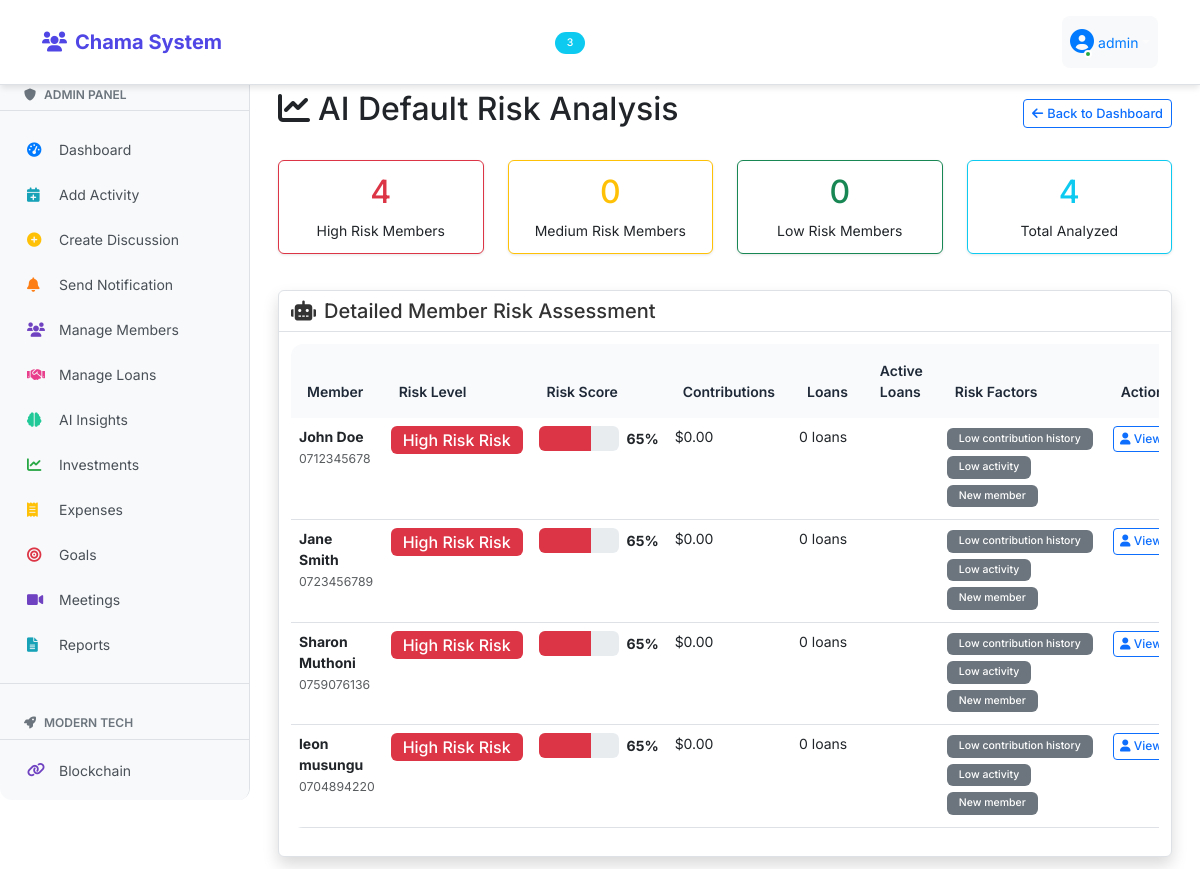
/admin/risk-analysis (signed in), run on the app's committed database.
### fixed_app.py (models this page shows, shortened)
class User(db.Model, UserMixin):
    id = db.Column(db.Integer, primary_key=True)
    username = db.Column(db.String(80), unique=True, nullable=False)
    password = db.Column(db.String(200), nullable=False)
    is_admin = db.Column(db.Boolean, default=False)
    last_seen = db.Column(db.DateTime, default=datetime.utcnow)
    is_online = db.Column(db.Boolean, default=False)
    members = db.relationship('Member', backref='user', lazy=True)

class Member(db.Model):
    id = db.Column(db.Integer, primary_key=True)
    name = db.Column(db.String(100), nullable=False)
    phone = db.Column(db.String(20), nullable=False, unique=True)
    email = db.Column(db.String(100))
    join_date = db.Column(db.DateTime, default=datetime.utcnow)
    status = db.Column(db.String(20), default='Active')
    user_id = db.Column(db.Integer, db.ForeignKey('user.id'))

### fixed_app.py (the view)
@app.route('/admin/risk-analysis')
@login_required
@admin_required
def admin_risk_analysis():
    risk_analysis = calculate_risk_analysis()
    return render_template('admin/risk_analysis.html', risk_analysis=risk_analysis)

### fixed_app.py (called while the page is built)
@login_manager.user_loader
def load_user(user_id):
    return db.session.get(User, int(user_id))

@app.context_processor
def inject_counts():
    if current_user.is_authenticated:
        unread_count = Notification.query.filter_by(user_id=current_user.id, is_read=False).count()
        discussion_count = Discussion.query.count()
        return dict(unread_notifications_count=unread_count, discussion_count=discussion_count)
    return dict(unread_notifications_count=0, discussion_count=0)

def admin_required(f):
    @wraps(f)
    def decorated_function(*args, **kwargs):
        if not current_user.is_admin:
            return render_template('access_denied.html'), 403
        return f(*args, **kwargs)
    return decorated_function

### templates/admin/risk_analysis.html (shortened to what this page needs)
{% extends "base.html" %}
{% block content %}
<div class="container-fluid">
    <div class="d-flex justify-content-between align-items-center mb-4">
        <h2><i class="fas fa-chart-line me-2"></i>AI Default Risk Analysis</h2>
        <a href="{{ url_for('admin_dashboard') }}" class="btn btn-outline-primary">
            <i class="fas fa-arrow-left me-1"></i>Back to Dashboard
        </a>
    </div>
    <div class="row mb-4">
        <div class="col-md-3">
            <div class="card border-danger">
                <div class="card-body text-center">
                    <h2 class="text-danger">{{ risk_analysis.summary.high_risk }}</h2>
                    <p class="mb-0">High Risk Members</p>
                </div>
            </div>
        </div>
        <div class="col-md-3">
            <div class="card border-warning">
                <div class="card-body text-center">
                    <h2 class="text-warning">{{ risk_analysis.summary.medium_risk }}</h2>
                    <p class="mb-0">Medium Risk Members</p>
                </div>
            </div>
        </div>
        <div class="col-md-3">
            <div class="card border-success">
                <div class="card-body text-center">
                    <h2 class="text-success">{{ risk_analysis.summary.low_risk }}</h2>
                    <p class="mb-0">Low Risk Members</p>
                </div>
            </div>
        </div>
        <div class="col-md-3">
            <div class="card border-info">
                <div class="card-body text-center">
                    <h2 class="text-info">{{ risk_analysis.summary.total_analyzed }}</h2>
                    <p class="mb-0">Total Analyzed</p>
                </div>
            </div>
        </div>
    </div>
    <div class="card shadow">
        <div class="card-header bg-primary text-white">
            <h5 class="mb-0"><i class="fas fa-robot me-2"></i>Detailed Member Risk Assessment</h5>
        </div>
        <div class="card-body">
            <div class="table-responsive">
                <table class="table table-hover">
                    <thead class="table-dark">
                        <tr>
                            <th>Member</th>
                            <th>Risk Level</th>
                            <th>Risk Score</th>
                            <th>Contributions</th>
                            <th>Loans</th>
                            <th>Active Loans</th>
                            <th>Risk Factors</th>
                            <th>Actions</th>
                        </tr>
                    </thead>
                    <tbody>
                        {% for prediction in risk_analysis.predictions %}
                        <tr class="{% if prediction.risk_level == 'High' %}table-danger{% elif prediction.risk_level == 'Medium' %}table-warning{% endif %}">
                            <td>
                                <strong>{{ prediction.member.name }}</strong>
                                <br><small class="text-muted">{{ prediction.member.phone }}</small>
                            </td>
                            <td>
                                <span class="badge bg-{{ prediction.risk_color }} fs-6">
                                    {{ prediction.risk_level }} Risk
                                </span>
                            </td>
                            <td>
                                <div class="d-flex align-items-center">
                                    <div class="progress me-2" style="width: 80px; height: 25px;">
                                        <div class="progress-bar bg-{{ prediction.risk_color }}"
                                             style="width: {{ prediction.risk_score }}%">
                                        </div>
                                    </div>
                                    <span class="fw-bold">{{ prediction.risk_score }}%</span>
                                </div>
                            </td>
                            <td>${{ "%.2f"|format(prediction.total_contributions) }}</td>
                            <td>{{ prediction.loan_count }} loans</td>
                            <td>
                            </td>
                            <td>
                                {% for factor in prediction.risk_factors %}
                                    <span class="badge bg-secondary me-1 mb-1">{{ factor }}</span>
                                {% endfor %}
                            </td>
                            <td>
                                {% if prediction.risk_level == 'High' %}
                                    <button class="btn btn-sm btn-warning" onclick="reviewMember({{ prediction.member.id }})">
                                        <i class="fas fa-eye"></i> Review
                                    </button>
                                {% else %}
                                    <button class="btn btn-sm btn-outline-primary" onclick="viewMember({{ prediction.member.id }})">
                                        <i class="fas fa-user"></i> View
                                    </button>
                                {% endif %}
                            </td>
                        </tr>
                        {% endfor %}
                    </tbody>
                </table>
            </div>
        </div>
    </div>
</div>
{% endblock %}

### templates/navbar.html (shortened to what this page needs)
<nav class="navbar navbar-expand-lg navbar-dark bg-primary">
    <div class="container">
        <a class="navbar-brand" href="{{ url_for('index') }}">
            <i class="fas fa-users me-2"></i>Chama System
        </a>
        <div class="collapse navbar-collapse" id="navbarNav">
            {% if current_user.is_authenticated %}
            <ul class="navbar-nav me-auto">
                <li class="nav-item">
                    <a class="nav-link {% if request.path == url_for('index') %}active{% endif %}" href="{{ url_for('index') }}">
                        <i class="fas fa-home me-1"></i>Home
                    </a>
                </li>
                <li class="nav-item">
                    <a class="nav-link {% if request.path == url_for('contributions') %}active{% endif %}" href="{{ url_for('contributions') }}">
                        <i class="fas fa-money-bill-wave me-1"></i>Contributions
                    </a>
                </li>
                <li class="nav-item">
                    <a class="nav-link {% if request.path == url_for('discussions') %}active{% endif %}" href="{{ url_for('discussions') }}">
                        <i class="fas fa-comments me-1"></i>Discussions
                        {% if discussion_count > 0 %}
                            <span class="badge bg-info rounded-pill ms-1">{{ discussion_count }}</span>
                        {% endif %}
                    </a>
                </li>
                <li class="nav-item dropdown">
                    <a class="nav-link dropdown-toggle" href="#" id="menuDropdown" role="button" data-bs-toggle="dropdown">
                        <i class="fas fa-bars me-1"></i>Menu
                    </a>
                </li>
                {% if current_user.is_admin %}
                <li class="nav-item dropdown">
                    <a class="nav-link dropdown-toggle" href="#" id="adminDropdown" role="button" data-bs-toggle="dropdown">
                        <i class="fas fa-shield-alt me-1"></i>Admin
                    </a>
                </li>
                {% endif %}
            </ul>
            <ul class="navbar-nav">
                <li class="nav-item dropdown">
                    <a class="nav-link dropdown-toggle user-dropdown" href="#" id="navbarDropdown" role="button"
                       data-bs-toggle="dropdown" aria-expanded="false">
                        <div class="user-avatar">
                            <i class="fas fa-user-circle"></i>
                            <span class="online-dot"></span>
                        </div>
                        <span class="ms-1" style="color: #007bff;">{{ current_user.username }}</span>
                    </a>
                </li>
            </ul>
            {% endif %}
        </div>
    </div>
</nav>

### static/modern-ui.css (style rules this page uses)
:root { --primary: #4f46e5; --secondary: #6b7280; --success: #10b981; --warning: #f59e0b; --danger: #ef4444; --info: #3b82f6; --light: #f8fafc; --dark: #1f2937; --border-radius: 12px; --shadow: 0 4px 6px -1px rgba(0, 0, 0, 0.1); --shadow-lg: 0 10px 15px -3px rgba(0, 0, 0, 0.1); }
body { font-family: 'Inter', -apple-system, BlinkMacSystemFont, sans-serif; background: white; min-height: 100vh; }
.card { border: none; border-radius: var(--border-radius); box-shadow: var(--shadow); transition: all 0.3s ease; }
.card-header { background: white; border-bottom: 1px solid #e5e7eb; border-radius: var(--border-radius) var(--border-radius) 0 0 !important; padding: 1.25rem; }
.card-body { padding: 1.5rem; }
.btn { border-radius: 8px; font-weight: 500; padding: 0.5rem 1rem; transition: all 0.2s ease; }
.navbar { background: white !important; box-shadow: var(--shadow); padding: 1rem 0; }
.navbar-brand { font-weight: 700; color: var(--primary) !important; }
.table { border-radius: var(--border-radius); overflow: hidden; }
.table thead th { background: var(--light); border: none; font-weight: 600; color: var(--dark); padding: 1rem; }
.badge { border-radius: 6px; font-weight: 500; padding: 0.375rem 0.75rem; }

### templates/base.html (style rules this page uses)
body { background-color: white; font-size: 14px; }
.navbar { position: fixed; top: 0; left: 0; right: 0; z-index: 1030; margin-bottom: 0; background-color: white !important; border-bottom: 1px solid #dee2e6; }
.card-header.bg-primary, .bg-primary { background-color: white !important; color: #333 !important; border-bottom: 1px solid #dee2e6; }
.user-dropdown { background-color: #f8f9fa !important; border-radius: 8px; padding: 0.5rem 1rem; }
body { padding-top: 70px; }
.btn { padding: 0.25rem 0.5rem; font-size: 0.8rem; min-height: auto; border-radius: 0.25rem; }
.btn-sm { padding: 0.2rem 0.4rem; font-size: 0.75rem; }
.card { border-radius: 0.375rem !important; border: 1px solid #dee2e6; margin-bottom: 0.75rem; box-shadow: 0 1px 3px rgba(0,0,0,0.1); max-width: 400px; }
.container-fluid .card, .main-content .card:not(.auth-card) { max-width: 100%; }
.card-body { padding: 0.75rem; }
.card-header { padding: 0.5rem 0.75rem; background-color: #f8f9fa; border-bottom: 1px solid #dee2e6; font-weight: 600; font-size: 0.9rem; }
.card-header:nth-child(1) { background-color: rgba(0,123,255,0.1); }
.card:nth-child(3) .card-header { background-color: rgba(255,193,7,0.1); }

### templates/navbar.html (style rules this page uses)
.user-dropdown { display: flex; align-items: center; }
.user-avatar { position: relative; display: inline-block; color: #007bff; font-size: 1.5rem; }
.online-dot { position: absolute; bottom: 2px; right: 2px; width: 8px; height: 8px; background-color: #28a745; border: 2px solid white; border-radius: 50%; animation: pulse-dot 2s infinite; }

### templates/admin/risk_analysis.html (style rules this page uses)
.fs-6 { font-size: 0.875rem; }
.progress { background-color: #e9ecef; }

### data on the page
User: username "admin"
Member: member.name "John Doe", member.phone "0712345678"
Member: member.name "Jane Smith", member.phone "0723456789"
Member: member.name "Sharon Muthoni", member.phone "0759076136"
Member: member.name "leon musungu", member.phone "0704894220"

### other printed values
{{ discussion_count }} "3"
{{ risk_analysis.summary.high_risk }} "4"
{{ risk_analysis.summary.medium_risk }} "0"
{{ risk_analysis.summary.low_risk }} "0"
{{ risk_analysis.summary.total_analyzed }} "4"
{{ prediction.risk_level }} "High Risk" "High Risk" "High Risk" "High Risk"
{{ prediction.risk_score }} "65" "65" "65" "65"
{{ "%.2f"|format(prediction.total_contributions) }} "0.00" "0.00" "0.00" "0.00"
{{ prediction.loan_count }} "0" "0" "0" "0"
{{ factor }} "Low contribution history" "Low activity" "New member" "Low contribution history" "Low activity" "New member" "Low contribution history" "Low activity" "New member" "Low contribution history" "Low activity" "New member"
